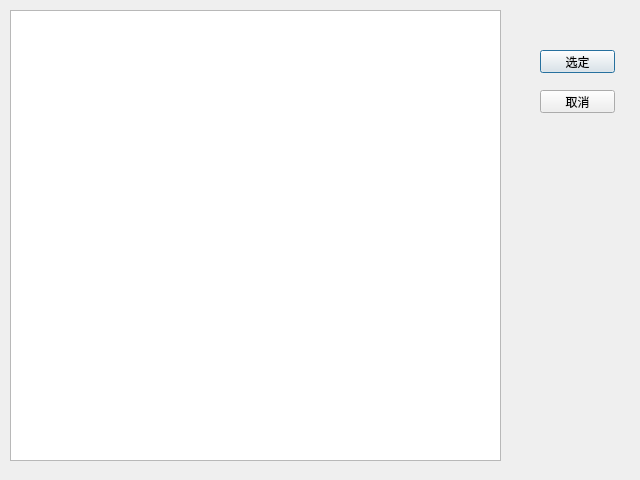
<?xml version="1.0" encoding="UTF-8"?>
<ui version="4.0">
 <class>registeredDialog</class>
 <widget class="QDialog" name="registeredDialog">
  <property name="geometry">
   <rect>
    <x>0</x>
    <y>0</y>
    <width>640</width>
    <height>480</height>
   </rect>
  </property>
  <property name="windowTitle">
   <string>Dialog</string>
  </property>
  <widget class="QListWidget" name="listWidget">
   <property name="geometry">
    <rect>
     <x>10</x>
     <y>10</y>
     <width>491</width>
     <height>451</height>
    </rect>
   </property>
  </widget>
  <widget class="QPushButton" name="confirmButton">
   <property name="geometry">
    <rect>
     <x>540</x>
     <y>50</y>
     <width>75</width>
     <height>23</height>
    </rect>
   </property>
   <property name="text">
    <string>选定</string>
   </property>
  </widget>
  <widget class="QPushButton" name="cancelButton">
   <property name="geometry">
    <rect>
     <x>540</x>
     <y>90</y>
     <width>75</width>
     <height>23</height>
    </rect>
   </property>
   <property name="text">
    <string>取消</string>
   </property>
  </widget>
 </widget>
 <resources/>
 <connections/>
</ui>
